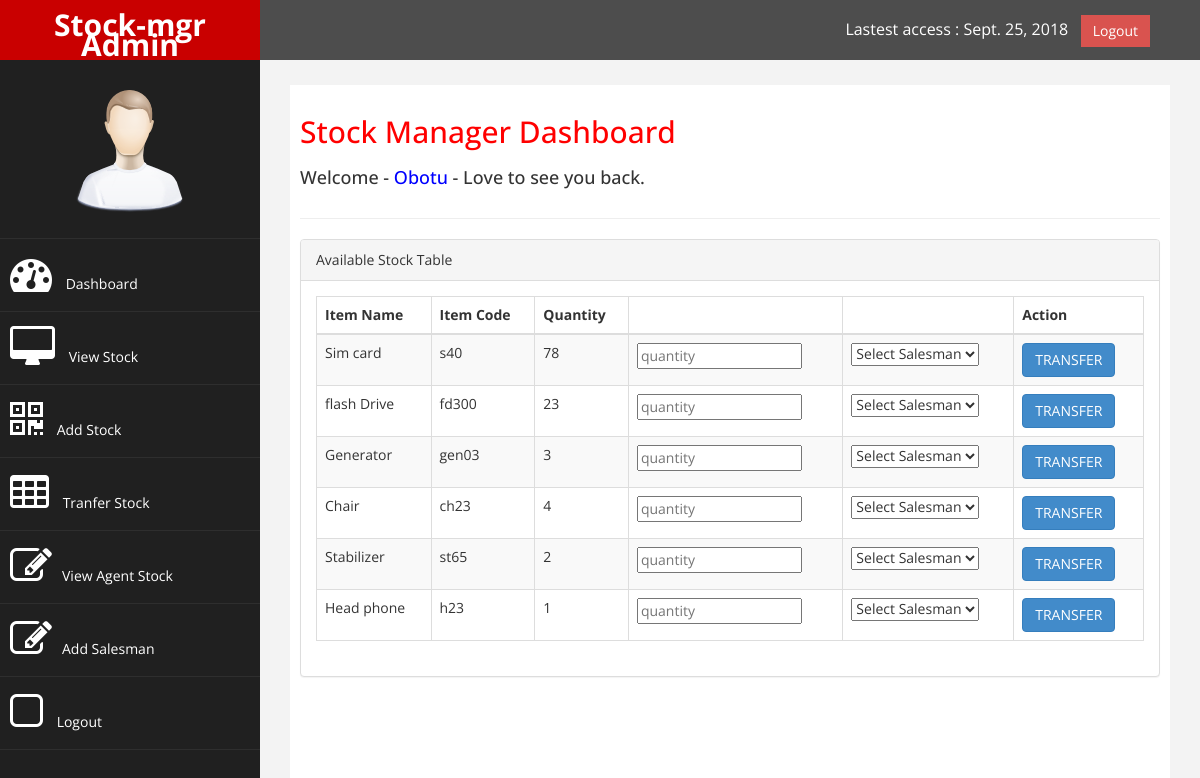
Page /transfer/Obotu/ (signed in) on the earlier database version.
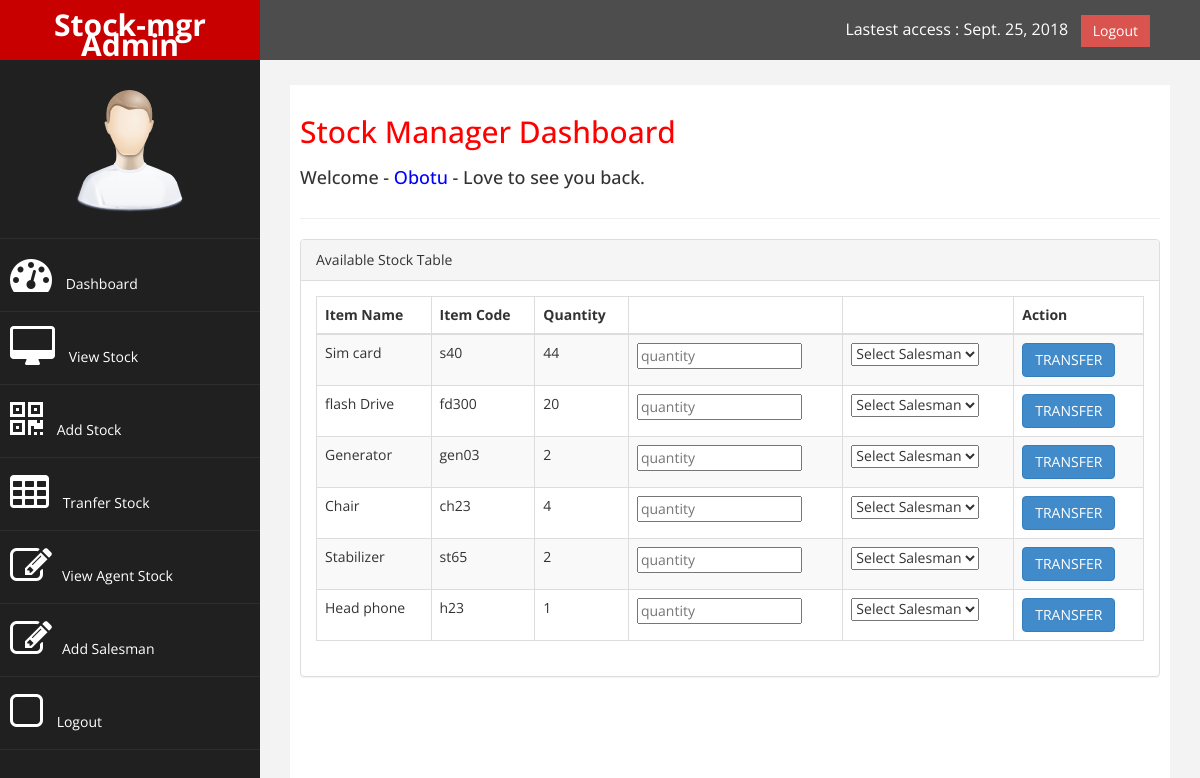
Same page on the later database version.
### stock_mgr/models.py (models this page shows, shortened)
class StoreItem(models.Model):
	itemName       = models.CharField(max_length = 40)
	itemCode       = models.CharField(max_length = 40)
	description    = models.TextField(max_length = 1000)
	quantity        = models.IntegerField()
	date_delivered = models.DateTimeField(auto_now_add = True)
	date_restocked = models.DateTimeField(auto_now_add = False, auto_now=True)
	added_by       = models.ForeignKey(User)

### stock_mgr/views.py (the view, shortened to what this page needs)
# urls.py: url(r'^transfer/(?P<username>[\w.@+-]+)/$', views.transferStock, name='transfer_stock'),
@login_required()
def transferStock(request, username):
    context = {}
    view_stock = StoreItem.objects.all()
    user_list = User.objects.filter(is_staff = False,)
    context.update({'view_stock':view_stock, 'username':username, 'time':datetime.now(), 'user_list':user_list})
    return render(request, 'stock_mgr/transferStock.html', context)

### stock_mgr/templates/stock_mgr/transferStock.html (shortened to what this page needs)
{% extends 'stock_mgr/master.html' %}
{% load staticfiles %}
        {% block user %} {{ user.username }} {% endblock user %}
        {% block notification %}
       <div class="panel panel-default">
                        <div class="panel-heading">
                           Available Stock Table
                        </div>
                        <div class="panel-body">
			           <div class="table-responsive">
                                <table class="table table-striped table-bordered table-hover">
                                    <thead>
    	                                <tr>
    	                                    <th>Item Name</th> <th>Item Code</th> <th>Quantity</th><th></th><th></th><th>Action</th>
    	                                </tr>
                                    </thead>
                                    <tbody>
                                    {% for stock in view_stock %}
    	                                <tr>
    	                                    <td>{{ stock.itemName }}</td> <td>{{ stock.itemCode }}</td>
											                   <td>{{ stock.quantity }}</td>
                                            <td><input type="number" name="quantity" id="id_qty_selected_{{ stock.id }}" placeholder="quantity" required="" class=""></td>
                                            <td><select required="" name="salesman" id="id_salesmen_{{ stock.id }}">
                                            <option>Select Salesman</option>
                                            </select></td>
                                            <td>
                                            <a href="" class="btn btn-primary transfer_stock" data-toggle="modal" data-target="#transfer_stock_modal" id="id_transfer_stock_{{ stock.id }}" stock_id="{{ stock.id }}" stock_name="{{ stock.itemName }}">
                                             TRANSFER </a>
                                      </td>
		                                </tr>
    	                            {% endfor %}
                                    </tbody>
                                </table>
                            </div>
				</div>
			</div>
{% endblock notification %}

Differences in the rows shown:
changed StoreItem "Sim card": quantity "78" → "44"
changed StoreItem "flash Drive": quantity "23" → "20"
changed StoreItem "Generator": quantity "3" → "2"
